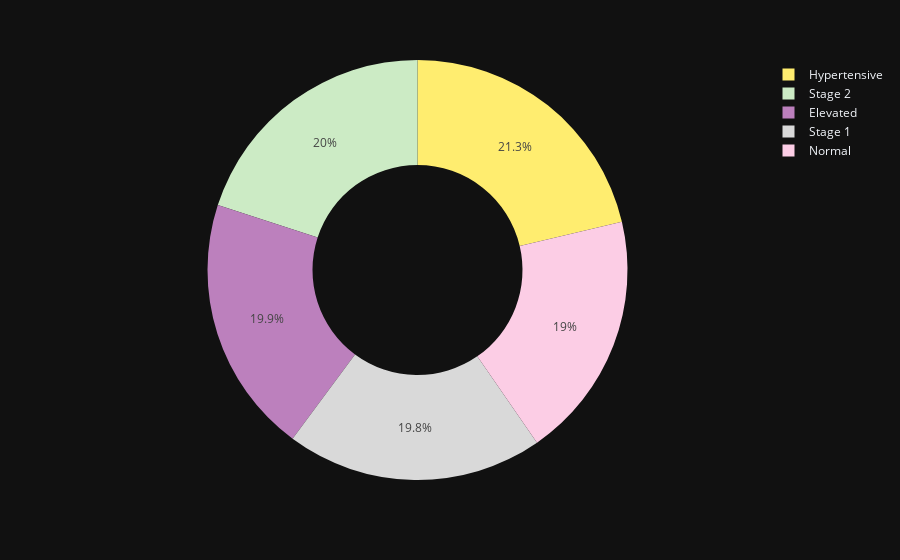

Write notebook code for a chart like this one.
### Code cell
px.pie(blood_cats,values='Heart Attack Risk',names='blood cats',color='blood cats',hole=0.5,color_discrete_sequence=px.colors.qualitative.Set3_r,template='plotly_dark')

### Figure 1 — Plotly figure (JSON) as saved in the notebook; plotly's stock layout.template omitted (floating-point values rounded to 4 significant figures)
{"data": [{"customdata": [["Hypertensive"], ["Stage 2"], ["Elevated"], ["Stage 1"], ["Normal"]], "domain": {"x": [0, 1], "y": [0, 1]}, "hole": 0.5, "hovertemplate": "blood cats=%{customdata[0]}<br>Heart Attack Risk=%{value}<extra></extra>", "labels": ["Hypertensive", "Stage 2", "Elevated", "Stage 1", "Normal"], "legendgroup": "", "marker": {"colors": ["rgb(255,237,111)", "rgb(204,235,197)", "rgb(188,128,189)", "rgb(217,217,217)", "rgb(252,205,229)"]}, "name": "", "showlegend": true, "type": "pie", "values": [0.3878, 0.3638, 0.3613, 0.3597, 0.3464]}], "layout": {"legend": {"tracegroupgap": 0}, "margin": {"t": 60}, "piecolorway": ["rgb(255,237,111)", "rgb(204,235,197)", "rgb(188,128,189)", "rgb(217,217,217)", "rgb(252,205,229)", "rgb(179,222,105)", "rgb(253,180,98)", "rgb(128,177,211)", "rgb(251,128,114)", "rgb(190,186,218)", "rgb(255,255,179)", "rgb(141,211,199)"]}}
